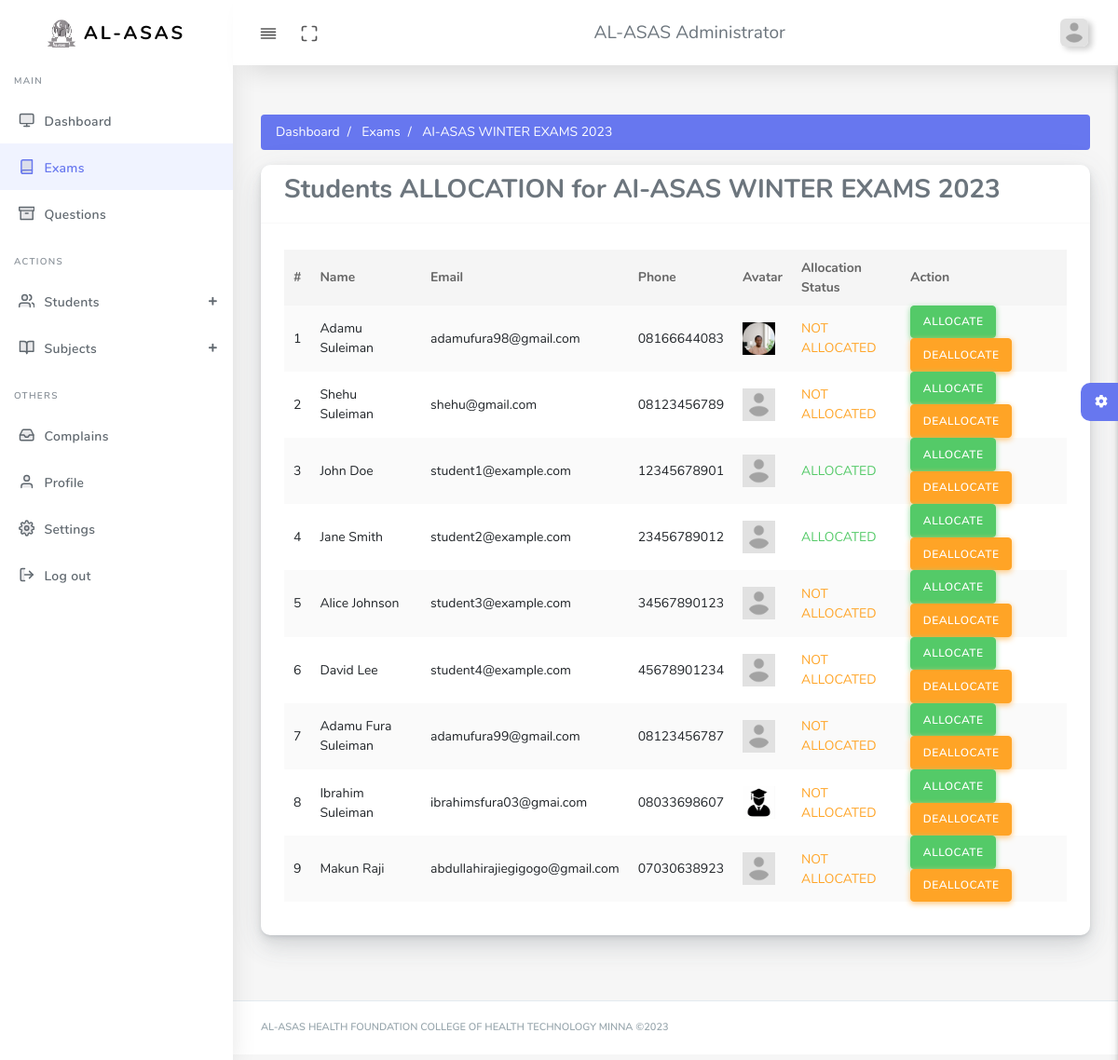
The page /admin/allocations.php?examsID=1 (signed in) on the database its author committed.
### tables this page shows
CREATE TABLE `exams` (
  `id` int(10) NOT NULL,
  `title` varchar(200) NOT NULL,
  `questionsCount` int(50) NOT NULL,
  `instructions` text NOT NULL,
  `duration` int(11) NOT NULL
);

CREATE TABLE `students` (
  `id` int(100) NOT NULL,
  `email` varchar(200) NOT NULL,
  `phonenumber` varchar(15) NOT NULL,
  `fullname` varchar(200) NOT NULL,
  `status` varchar(10) NOT NULL DEFAULT 'ACTIVE',
  `allocation` int(20) NOT NULL DEFAULT 0,
  `joined` date NOT NULL DEFAULT current_timestamp(),
  `avatar` text NOT NULL DEFAULT '../assets/images/avatars/avatar.png'
);

### admin/helpers/admin-functions.php (called while the page is built, shortened)
<?php
include 'setup.php';
function getAdminByUsername($username)
{
    global $connection;
    $admin_data_q = "SELECT * FROM `admin` WHERE `username` = ?";
    $admin_data_stmt = mysqli_prepare($connection, $admin_data_q);
    mysqli_stmt_bind_param($admin_data_stmt, 's', $username);
    mysqli_stmt_execute($admin_data_stmt);
    $result = mysqli_fetch_assoc(mysqli_stmt_get_result($admin_data_stmt));
    return $result;
}
function getExamsByID($id){
    global $connection;
    $data_q = "SELECT * FROM `exams` WHERE `id` = ?";
    $data_stmt = mysqli_prepare($connection, $data_q);
    mysqli_stmt_bind_param($data_stmt, 's', $id);
    mysqli_stmt_execute($data_stmt);
    $result = mysqli_fetch_assoc(mysqli_stmt_get_result($data_stmt));
    return $result;
}

### admin/helpers/_view_students.php (called while the page is built)
<?php
$student_data_q = "SELECT * FROM `students`";
$student_data_stmt = mysqli_prepare($connection, $student_data_q);
mysqli_stmt_execute($student_data_stmt);
$student_res = mysqli_stmt_get_result($student_data_stmt);

### admin/allocations.php (the view, shortened to what this page needs)
<?php require 'helpers/admin_init.php'; ?>
<?php require 'helpers/_view_students.php'; ?>
<?php
$data = getExamsByID($_GET['examsID']);
?>
  <body>
    <div id="app">
      <div class="main-wrapper main-wrapper-1">
        <div class="navbar-bg"></div>
        <?php Includes::custom_include('includes/navbar.php', [], true);    ?>
        <div class="main-sidebar sidebar-style-2">
        </div>
        <div class="main-content">
          <section class="section">
            <nav aria-label="breadcrumb">
              <ol class="breadcrumb bg-primary text-white-all">
                <li class="breadcrumb-item"><a href="index.php"> Dashboard</a></li>
                <li class="breadcrumb-item"><a href="exams.php"> Exams</a></li>
        <li class="breadcrumb-item active" aria-current="page"> <?php echo $data['title']; ?></li>
              </ol>
            </nav>
         <div class="section-body">
            <div class="row">
              <div class="col-12">
                <div class="card">
                  <div class="card-header">
                    <h3>Students ALLOCATION for <?php echo $data['title']; ?></h3>
                  </div>
                  <div class="card-body">
                  <div class="table-responsive">
                      <table class="table table-striped" id="table-1">
                        <thead>
                          <tr>
                            <th class="text-center">
                              #
                            </th>
                            <th>Name</th>
                            <th>Email</th>
                            <th>Phone</th>
                            <th>Avatar</th>
                            <th>Allocation Status</th>
                            <th>Action</th>
                          </tr>
                        </thead>
                        <tbody>
                            <?php $index = 1; ?>
                    <?php while ($student_result = mysqli_fetch_array($student_res)) : ?>
                          <tr>
                            <td>
                              <?php echo $index++; ?>
                            </td>
                            <td><?php echo $student_result['fullname'] ?></td>
                            <td><?php echo $student_result['email'] ?></td>
                            <td><?php echo $student_result['phonenumber'] ?></td>
                            <td>
                              <img alt="image" src="<?php echo $student_result['avatar'] ?>" width="35">
                            </td>
                            <td>
                              <?php echo $student_result['allocation'] == $_GET['examsID'] ? "<span class='text-success'>ALLOCATED</span>" : "<span class='text-warning'>NOT ALLOCATED</span>" ?>
                            </td>
                            <td>
                              <a href="?examsID=<?php echo $data['id'] ?>&allocate=<?php echo $student_result['email'] ?>" class="btn btn-success">ALLOCATE</a>
                              <a href="?examsID=<?php echo $data['id'] ?>&deallocate=<?php echo $student_result['email'] ?>" class="btn btn-warning">DEALLOCATE</a>
                            </td>
                          </tr>
                           <?php endwhile; ?>
                        </tbody>
                      </table>
                    </div>
                  </div>
                </div>
              </div>
            </div>
         </div>
        </section>
        </div>
      </div>
    </div>
  </body>
</html>

### admin/includes/navbar.php (shortened to what this page needs)
<?php
$adminData = getAdminByUsername($_SESSION['s_adminUsername']);
?>
<nav class="navbar navbar-expand-lg main-navbar sticky">
          <div class="form-inline mr-auto">
            <ul class="navbar-nav mr-3">
              <li>
                <a
                  href="#"
                  data-toggle="sidebar"
                  class="nav-link nav-link-lg collapse-btn"
                >
                  <i data-feather="align-justify"></i
                ></a>
              </li>
              <li>
                <a href="#" class="nav-link nav-link-lg fullscreen-btn">
                  <i data-feather="maximize"></i>
                </a>
              </li>
            </ul>
          </div>
          <div class="form-inline mr-auto">
            <ul class="navbar-nav mr-3">
              <li class="text-bold" style="font-size: 1.2rem">
                AL-ASAS Administrator
              </li>
            </ul>
          </div>
          <ul class="navbar-nav navbar-right">
            <li class="dropdown">
              <a
                href="#"
                data-toggle="dropdown"
                class="nav-link dropdown-toggle nav-link-lg nav-link-user"
              >
                <img
                  alt="image"
                  src="<?php echo $adminData['avatar'] ?>"
                  class="user-img-radious-style" />
              </a>
            </li>
          </ul>
        </nav>

### rows shown on the page
exams: title "Al-ASAS WINTER EXAMS 2023"
students: fullname "Adamu Suleiman", email "adamufura98@gmail.com", phonenumber "08166644083", avatar (picture), allocation "NOT ALLOCATED"
students: fullname "Shehu Suleiman", email "shehu@gmail.com", phonenumber "08123456789", avatar (placeholder picture), allocation "NOT ALLOCATED"
students: fullname "John Doe", email "student1@example.com", phonenumber "12345678901", avatar (placeholder picture), allocation "ALLOCATED"
students: fullname "Jane Smith", email "student2@example.com", phonenumber "23456789012", avatar (placeholder picture), allocation "ALLOCATED"
students: fullname "Alice Johnson", email "student3@example.com", phonenumber "34567890123", avatar (placeholder picture), allocation "NOT ALLOCATED"
students: fullname "David Lee", email "student4@example.com", phonenumber "45678901234", avatar (placeholder picture), allocation "NOT ALLOCATED"
students: fullname "Adamu Fura Suleiman", email "adamufura99@gmail.com", phonenumber "08123456787", avatar (placeholder picture), allocation "NOT ALLOCATED"
students: fullname "Ibrahim Suleiman", email "ibrahimsfura03@gmai.com", phonenumber "08033698607", avatar (picture), allocation "NOT ALLOCATED"
students: fullname "Makun Raji", email "abdullahirajiegigogo@gmail.com", phonenumber "07030638923", avatar (placeholder picture), allocation "NOT ALLOCATED"
